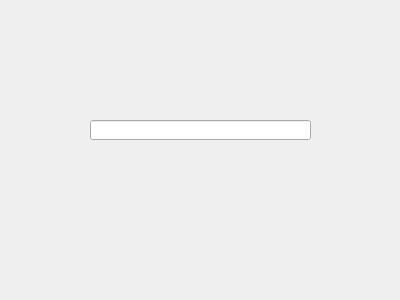
<?xml version="1.0" encoding="UTF-8"?>
<ui version="4.0">
 <class>Widget</class>
 <widget class="QWidget" name="Widget">
  <property name="geometry">
   <rect>
    <x>0</x>
    <y>0</y>
    <width>400</width>
    <height>300</height>
   </rect>
  </property>
  <property name="windowTitle">
   <string>Widget</string>
  </property>
  <widget class="QLineEdit" name="lineEdit">
   <property name="geometry">
    <rect>
     <x>90</x>
     <y>120</y>
     <width>221</width>
     <height>20</height>
    </rect>
   </property>
  </widget>
 </widget>
 <layoutdefault spacing="6" margin="11"/>
 <resources/>
 <connections/>
</ui>
